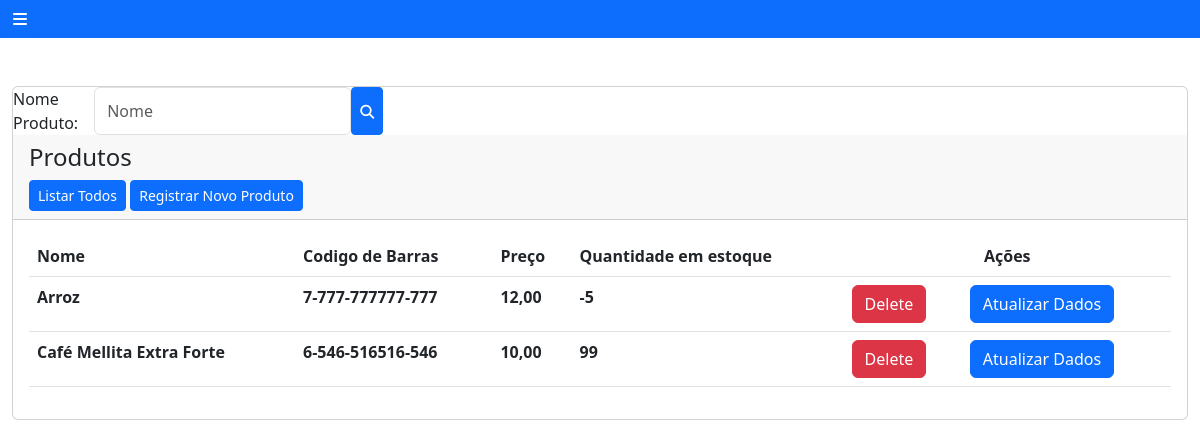
The app's page /product/main_menu_product (signed in), older data.
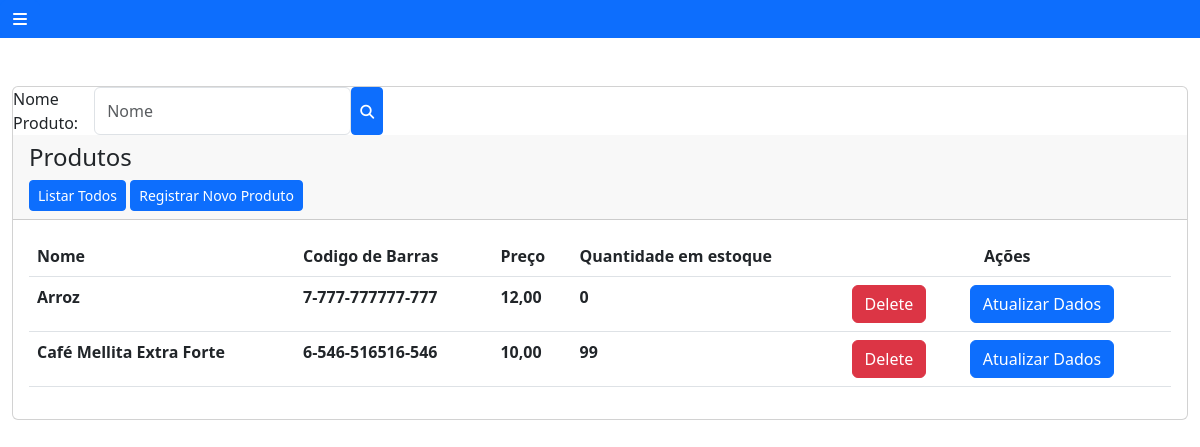
The same page, newer data.
### apps/Product/models.py (models this page shows, shortened)
class Product(models.Model):
    name = models.CharField(max_length=50,unique=True)
    code_bar = models.CharField(max_length=16,unique=True)
    price = models.DecimalField(decimal_places=2,max_digits=5)
    stock_quantity = models.IntegerField()
    is_deleted = models.BooleanField(default=False)

### apps/Product/views.py (the view)
# urls.py: path("main_menu_product",views.main_menu_product,name="main_menu_product"),
@user_passes_test(lambda user: user.is_superuser,login_url='user:page_not_found')
@login_required(login_url="login_system")
def main_menu_product(request,name="without_specific_product"):
    form = searchProductForm()
    if name == "without_specific_product":
        products = Product.objects.all()
    else:
        form = searchProductForm(request.POST)
        products = Product.objects.filter(name__startswith=name)
    return render(request,'product/main_menu_product.html',{'products':products,'form':form})

### apps/Product/forms.py
class searchProductForm(forms.Form):
       name = forms.CharField(label="Nome Produto",widget=forms.TextInput(attrs={"placeholder": "Nome","class": "form-control vw-100 ms-3"}),required=False)

### templates/product/main_menu_product.html (shortened to what this page needs)
{% extends 'base.html' %}
{% block content %}
<div class="card">
  <form method="POST" action="{% url 'product:main_menu_product_with_filter' %}" class="w-25 d-flex flex-row">
    {{ form }}
    <button type="submit" class="btn btn-fill btn-primary btn-sm">
      <i class="fa-sharp fa-solid fa-magnifying-glass"></i>
    </button>
  </form>
  <div class="card-header">
    <h4 class="card-title">Produtos</h4>
    <td class="px-1"><a href="{% url 'product:main_menu_product' %}" class="btn btn-primary btn-sm">Listar Todos</a></td>
    <td class="px-1"><a href="{% url 'product:save_product' %}" class="btn btn-primary btn-sm">Registrar Novo Produto</a></td>
  </div>
  <div class="card-body">
    <div class="table-responsive">
      <table class="table" id="">
        <thead class="text-primary">
          <tr>
            <th>Nome</th>
            <th>Codigo de Barras</th>
            <th>Preço</th>
            <th>Quantidade em estoque</th>
            <th colspan="3" style="text-align: center;">Ações</th>
          </tr>
        </thead>
        <tbody>
          {% for product in products %}
          {% if not product.is_deleted %}
          <tr>
            <th>{{ product.name }}</th>
            <th>{{ product.code_bar }}</th>
            <th>{{ product.price }}</th>
            <th>{{ product.stock_quantity }}</th>
            <th><a type="submit" class="btn btn-danger" onclick="return confirm('Deseja realmente Deletar?')"
                href="{% url 'product:erase_product' product.id %}">Delete</a></th>
            <th><a type="submit" class="btn btn-primary" href="{% url 'product:update_product' product.id %}">Atualizar
                Dados</a></th>
            {% endif %}
            {% endfor %}
          </tr>
        </tbody>
      </table>
    </div>
  </div>
</div>
{% endblock content %}

Row changes from the older to the newer data that the page shows:
changed Product "Arroz": stock_quantity "-5" → "0"
